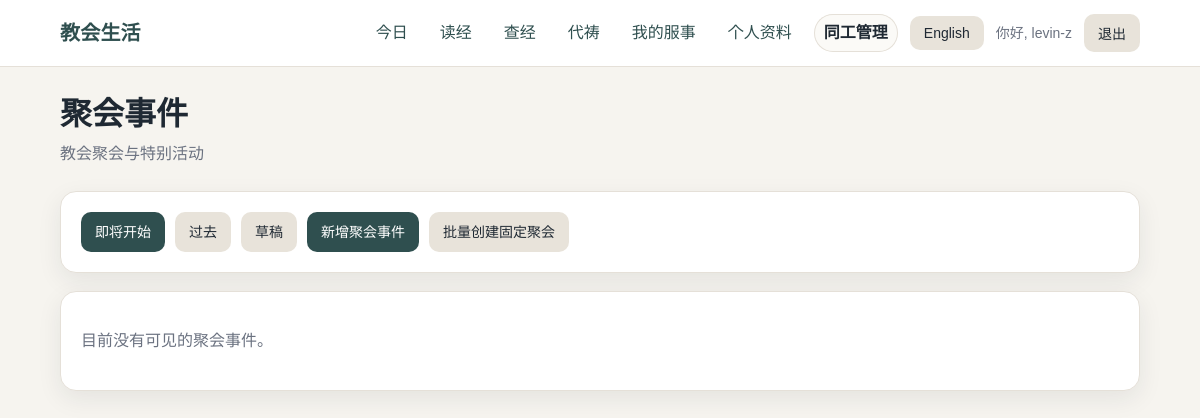
Page /events/ (signed in) on the earlier database version.
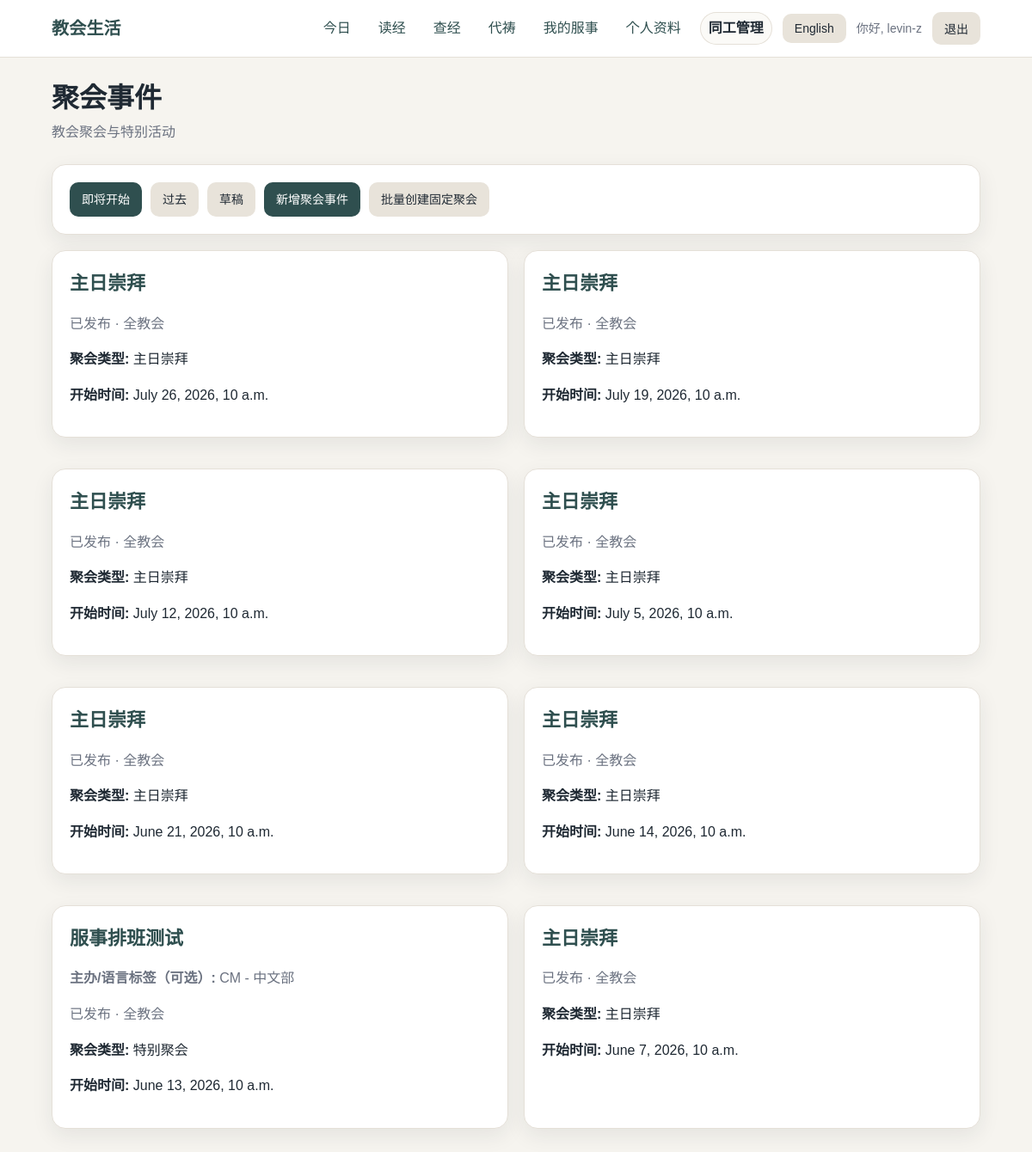
Same page on the later database version.
### events/models.py (models this page shows, shortened)
class ServiceEvent(models.Model):
    EVENT_SUNDAY_SERVICE = "sunday_service"
    EVENT_BIBLE_STUDY = "bible_study"
    EVENT_SPECIAL_MEETING = "special_meeting"
    EVENT_CONFERENCE = "conference"
    EVENT_GOSPEL_MUSIC = "gospel_music"
    EVENT_BAPTISM = "baptism"
    EVENT_OTHER = "other"
    EVENT_TYPE_CHOICES = [
        (EVENT_SUNDAY_SERVICE, "Sunday Service"),
        (EVENT_BIBLE_STUDY, "Bible Study"),
        (EVENT_SPECIAL_MEETING, "Special Meeting"),
        (EVENT_CONFERENCE, "Conference"),
        (EVENT_GOSPEL_MUSIC, "Gospel Music Night"),
        (EVENT_BAPTISM, "Baptism"),
        (EVENT_OTHER, "Other"),
    ]
    SCOPE_GLOBAL = "global"
    SCOPE_DISTRICT = "district"
    SCOPE_SMALL_GROUP = "small_group"
    SCOPE_CHOICES = [
        (SCOPE_GLOBAL, "Global"),
        (SCOPE_DISTRICT, "District"),
        (SCOPE_SMALL_GROUP, "Small Group"),
    ]
    STATUS_DRAFT = "draft"
    STATUS_PUBLISHED = "published"
    STATUS_COMPLETED = "completed"
    STATUS_CANCELLED = "cancelled"
    STATUS_CHOICES = [
        (STATUS_DRAFT, "Draft"),
        (STATUS_PUBLISHED, "Published"),
        (STATUS_COMPLETED, "Completed"),
        (STATUS_CANCELLED, "Cancelled"),
    ]
    title = models.CharField(max_length=180)
    title_en = models.CharField(max_length=180, blank=True, default="")
    description = models.TextField(blank=True, default="")
    description_en = models.TextField(blank=True, default="")
    event_type = models.CharField(max_length=40, choices=EVENT_TYPE_CHOICES)
    start_datetime = models.DateTimeField()
    end_datetime = models.DateTimeField(null=True, blank=True)
    location = models.CharField(max_length=180, blank=True, default="")
    meeting_link = models.URLField(max_length=500, blank=True, default="")
    scope_type = models.CharField(
        max_length=32,
        choices=SCOPE_CHOICES,
        default=SCOPE_GLOBAL,
    )
    district = models.ForeignKey(
        District,
        on_delete=models.SET_NULL,
        null=True,
        blank=True,
        related_name="service_events",
    )
    small_group = models.ForeignKey(
        SmallGroup,
        on_delete=models.SET_NULL,
        null=True,
        blank=True,
        related_name="service_events",
    )
    ministry_context = models.ForeignKey(
        "accounts.MinistryContext",
        null=True,
        blank=True,
        on_delete=models.SET_NULL,
        related_name="service_events",
    )
    required_teams = models.ManyToManyField(
        "ministry.MinistryTeam",
        through="ServiceEventRequiredTeam",
        related_name="required_service_events",
        blank=True,
    )
    status = models.CharField(
        max_length=32,
        choices=STATUS_CHOICES,
        default=STATUS_DRAFT,
    )
    published_at = models.DateTimeField(null=True, blank=True)
    created_by = models.ForeignKey(
        settings.AUTH_USER_MODEL,
        on_delete=models.SET_NULL,
        null=True,
        blank=True,
        related_name="created_service_events",
    )
    created_at = models.DateTimeField(auto_now_add=True)
    updated_at = models.DateTimeField(auto_now=True)
    class Meta:
        ordering = ["-start_datetime"]
        indexes = [
            models.Index(fields=["event_type"]),
            models.Index(fields=["status"]),
            models.Index(fields=["start_datetime"]),
            models.Index(fields=["scope_type"]),
        ]
    def get_title(self, language="zh"):
        if language == "en" and self.title_en:
            return self.title_en
        return self.title

### accounts/models.py (models this page shows, shortened)
class Profile(models.Model):
    LANGUAGE_CHOICES = [
        ("zh", "中文"),
        ("en", "English"),
    ]
    user = models.OneToOneField(
        settings.AUTH_USER_MODEL,
        on_delete=models.CASCADE,
        related_name="profile",
    )
    small_group = models.ForeignKey(
        SmallGroup,
        on_delete=models.SET_NULL,
        null=True,
        blank=True,
        related_name="members",
    )
    preferred_language = models.CharField(
        max_length=2,
        choices=LANGUAGE_CHOICES,
        default="zh",
    )
    must_change_password = models.BooleanField(default=False)

class MinistryContext(models.Model):
    code = models.CharField(max_length=16, unique=True)
    name = models.CharField(max_length=120)
    name_en = models.CharField(max_length=120, blank=True)
    description = models.TextField(blank=True)
    description_en = models.TextField(blank=True)
    is_active = models.BooleanField(default=True)
    sort_order = models.PositiveIntegerField(default=0)
    church_structure_unit = models.ForeignKey(
        "ChurchStructureUnit",
        on_delete=models.SET_NULL,
        null=True,
        blank=True,
        related_name="legacy_ministry_contexts",
        help_text=(
            "Optional bridge to the future ChurchStructureUnit tree. "
            "Not required and does not change current runtime behavior."
        ),
    )
    created_at = models.DateTimeField(auto_now_add=True)
    class Meta:
        ordering = ["sort_order", "code"]

### events/views.py (the view)
# urls.py: path("events/", views.service_event_list, name="service_event_list"),
@login_required
def service_event_list(request):
    can_manage = can_manage_service_events(request.user)
    tab = (request.GET.get("tab") or "upcoming").strip()
    if tab not in {"upcoming", "past", "drafts"}:
        tab = "upcoming"
    if tab == "drafts" and not can_manage:
        tab = "upcoming"
    now = timezone.now()
    events = get_visible_service_events(request.user)
    if tab == "past":
        events = events.filter(start_datetime__lt=now).exclude(
            status=ServiceEvent.STATUS_DRAFT,
        )
    elif tab == "drafts":
        events = events.filter(status=ServiceEvent.STATUS_DRAFT)
    else:
        events = events.filter(start_datetime__gte=now).exclude(
            status__in=[ServiceEvent.STATUS_DRAFT, ServiceEvent.STATUS_CANCELLED]
        )
    return render(
        request,
        "events/service_event_list.html",
        {
            "events": events,
            "tab": tab,
            "can_manage": can_manage,
        },
    )

### accounts/context_processors.py (called while the page is built, shortened)
def get_active_nav(request):
    resolver_match = getattr(request, "resolver_match", None)
    url_name = getattr(resolver_match, "url_name", "")
    if url_name in STAFF_NAV_URLS:
        return "staff"

def language_context(request):
    language = get_user_language(request)
    other_language = "en" if language == "zh" else "zh"
    return {
        "language": language,
        "language_label": SUPPORTED_LANGUAGES[language],
        "other_language": other_language,
        "other_language_label": SUPPORTED_LANGUAGES[other_language],
        "supported_languages": SUPPORTED_LANGUAGES,
        "ui": UI_TEXT[language],
        "active_nav": get_active_nav(request),
    }

### accounts/language.py (called while the page is built)
def normalize_language(language):
    if language in SUPPORTED_LANGUAGES:
        return language
    return DEFAULT_LANGUAGE

def get_user_language(request):
    language = request.GET.get("lang") or request.session.get("language")
    if language:
        return normalize_language(language)
    if request.user.is_authenticated:
        profile = getattr(request.user, "profile", None)
        if profile and profile.preferred_language:
            return normalize_language(profile.preferred_language)
    return DEFAULT_LANGUAGE

### events/templatetags/event_extras.py (called while the page is built)
@register.filter
def event_title(event, language):
    if not event:
        return ""
    return event.get_title(language)

@register.filter
def event_type_label(event, language):
    labels = {
        "zh": {
            "sunday_service": "主日崇拜",
            "bible_study": "查经",
            "special_meeting": "特别聚会",
            "conference": "特会",
            "gospel_music": "福音音乐会",
            "baptism": "洗礼",
            "other": "其他",
        },
        "en": {
            "sunday_service": "Sunday Service",
            "bible_study": "Bible Study",
            "special_meeting": "Special Meeting",
            "conference": "Conference",
            "gospel_music": "Gospel Music Night",
            "baptism": "Baptism",
            "other": "Other",
        },
    }
    return labels.get(language, labels["en"]).get(event.event_type, event.event_type)

@register.filter
def event_scope_label(event, language):
    labels = {
        "zh": {
            "global": "全教会",
            "district": "区",
            "small_group": "小组",
        },
        "en": {
            "global": "Global",
            "district": "District",
            "small_group": "Small Group",
        },
    }
    return labels.get(language, labels["en"]).get(event.scope_type, event.scope_type)

### templates/events/service_event_list.html (shortened to what this page needs)
{% extends "base.html" %}
{% load event_extras %}
{% block content %}
<div class="page-header">
    <h1 class="page-title">{% if language == "zh" %}聚会事件{% else %}Service Events{% endif %}</h1>
    <p class="page-subtitle">
        {% if language == "zh" %}教会聚会与特别活动{% else %}Church gatherings and special events{% endif %}
    </p>
</div>
<div class="card">
    <div class="actions">
        <a class="button {% if tab != 'upcoming' %}button-secondary{% endif %}"
           href="{% url 'service_event_list' %}?tab=upcoming">
            {% if language == "zh" %}即将开始{% else %}Upcoming{% endif %}
        </a>
        <a class="button {% if tab != 'past' %}button-secondary{% endif %}"
           href="{% url 'service_event_list' %}?tab=past">
            {% if language == "zh" %}过去{% else %}Past{% endif %}
        </a>
        {% if can_manage %}
        <a class="button {% if tab != 'drafts' %}button-secondary{% endif %}"
           href="{% url 'service_event_list' %}?tab=drafts">
            {% if language == "zh" %}草稿{% else %}Drafts{% endif %}
        </a>
        <a class="button" href="{% url 'create_service_event' %}">
            {% if language == "zh" %}新增聚会事件{% else %}New Service Event{% endif %}
        </a>
        <a class="button button-secondary" href="{% url 'create_recurring_service_events' %}">
            {% if language == "zh" %}批量创建固定聚会{% else %}Create Recurring Events{% endif %}
        </a>
        {% endif %}
    </div>
</div>
{% if events %}
<div class="grid grid-2">
    {% for event in events %}
    <div class="card">
        <h2 class="card-title">
            <a href="{% url 'service_event_detail' event.id %}">
                {{ event|event_title:language }}
            </a>
        </h2>
        {% if event.ministry_context_id %}
        <p class="muted">
            <strong>{% if language == "zh" %}主办/语言标签（可选）{% else %}Host / Language Label{% endif %}:</strong>
            {{ event|event_ministry_context_label:language }}
        </p>
        {% endif %}
        <p class="muted">
            {{ event|event_status_label:language }} · {{ event|event_scope_label:language }}
        </p>
        <p>
            <strong>{% if language == "zh" %}聚会类型{% else %}Event Type{% endif %}:</strong>
            {{ event|event_type_label:language }}
        </p>
        <p>
            <strong>{% if language == "zh" %}开始时间{% else %}Start Time{% endif %}:</strong>
            {{ event.start_datetime }}
        </p>
    </div>
    {% endfor %}
</div>
{% else %}
<div class="card">
    <p class="muted">
        {% if language == "zh" %}目前没有可见的聚会事件。{% else %}No visible service events are available.{% endif %}
    </p>
</div>
{% endif %}
{% endblock %}

### templates/base.html (shortened to what this page needs)
{% load static %}
<!doctype html>
<html lang="en">
<head>
    <link rel="stylesheet" href="{% static 'css/app.css' %}">
</head>
<body>
    <header class="site-header">
        <div class="site-header-inner">
            <a class="brand" href="{% url 'home' %}">{{ ui.site_title }}</a>
            <nav class="nav">
                {% if user.is_authenticated %}
                <a class="nav-link{% if active_nav == 'today' %} active{% endif %}"
                   href="{% url 'home' %}">{{ ui.today }}</a>
                <a class="nav-link{% if active_nav == 'reading' %} active{% endif %}"
                   href="{% url 'my_plans' %}">{{ ui.my_plans }}</a>
                <a class="nav-link{% if active_nav == 'bible_study' %} active{% endif %}"
                   href="{% url 'study_session_list' %}">
                    {% if language == "zh" %}查经{% else %}Bible Study{% endif %}
                </a>
                <a class="nav-link{% if active_nav == 'prayer' %} active{% endif %}"
                   href="{% url 'prayer_list' %}">
                    {% if language == "zh" %}代祷{% else %}Prayer{% endif %}
                </a>
                <a class="nav-link{% if active_nav == 'my_serving' %} active{% endif %}"
                   href="{% url 'my_serving' %}">
                    {% if language == "zh" %}我的服事{% else %}My Serving{% endif %}
                </a>
                <a class="nav-link{% if active_nav == 'profile' %} active{% endif %}"
                   href="{% url 'profile' %}">{{ ui.profile }}</a>
                {% if user.is_staff %}
                <details class="nav-staff-menu nav-dropdown" data-dropdown-var-prefix="staff-menu">
                    <summary class="nav-link{% if active_nav == 'staff' %} active{% endif %}">
                        {% if language == "zh" %}同工管理{% else %}Staff{% endif %}
                    </summary>
                </details>
                {% endif %}
                <form method="post" action="{% url 'change_language' %}" class="inline-form">
                    <button type="submit" class="button-secondary">
                        {{ other_language_label }}
                    </button>
                </form>
                <span class="nav-user">{{ ui.hi }}, {{ user.username }}</span>
                <form method="post" action="{% url 'logout' %}" class="inline-form">
                    <button type="submit" class="button-secondary">{{ ui.logout }}</button>
                </form>
                {% endif %}
            </nav>
        </div>
    </header>
    <main class="container">
        {% block content %}{% endblock %}
    </main>
</body>
</html>

### static/css/app.css (style rules this page uses)
:root { --bg: #f6f4ef; --surface: #ffffff; --surface-soft: #fbfaf7; --text: #1f2933; --muted: #6b7280; --border: #e5e0d8; --primary: #2f4f4f; --primary-hover: #243d3d; --danger: #9f2f2f; --shadow: 0 8px 24px rgba(31, 41, 51, 0.08); --radius: 16px; }
* { box-sizing: border-box; }
body { margin: 0; background: var(--bg); color: var(--text); font-family: Arial, "Helvetica Neue", sans-serif; line-height: 1.6; }
a { color: var(--primary); text-decoration: none; }
.site-header { background: var(--surface); border-bottom: 1px solid var(--border); position: sticky; top: 0; z-index: 10; }
.site-header-inner { max-width: 1120px; margin: 0 auto; padding: 14px 20px; display: flex; align-items: center; justify-content: space-between; gap: 16px; }
.brand { font-weight: 700; font-size: 20px; letter-spacing: 0.2px; }
.nav { display: flex; align-items: center; gap: 12px; flex-wrap: wrap; }
.nav-user { color: var(--muted); font-size: 14px; }
.nav-link { border-radius: 999px; padding: 6px 10px; color: var(--primary); }
.nav-link.active { background: var(--surface-soft); box-shadow: inset 0 0 0 1px var(--border); color: var(--text); font-weight: 700; text-decoration: none; }
.nav-staff-menu { position: relative; }
.nav-staff-menu summary { color: var(--primary); cursor: pointer; list-style: none; }
.container { max-width: 1120px; margin: 0 auto; padding: 28px 20px 48px; }
.page-header { margin-bottom: 24px; }
.page-title { font-size: 32px; line-height: 1.2; margin: 0 0 8px; }
.page-subtitle { color: var(--muted); margin: 0; }
.grid { display: grid; gap: 18px; }
.grid-2 { grid-template-columns: repeat(2, minmax(0, 1fr)); }
.card { background: var(--surface); border: 1px solid var(--border); border-radius: var(--radius); padding: 20px; margin-bottom: 18px; box-shadow: var(--shadow); }
.card-title { margin: 0 0 8px; font-size: 22px; }
.muted { color: var(--muted); }
button, .button { display: inline-block; border: none; border-radius: 10px; background: var(--primary); color: white; padding: 9px 14px; font-size: 14px; cursor: pointer; text-decoration: none; }
.button-secondary { background: #e8e3da; color: var(--text); }
.inline-form { display: inline; }
.actions { display: flex; gap: 10px; flex-wrap: wrap; align-items: center; }

Differences in the rows shown:
added ServiceEvent: title.preferred_language "主日崇拜", status.preferred_language "已发布", scope_type.preferred_language "全教会", event_type.preferred_language "主日崇拜", start_datetime "July 26, 2026, 10 a.m."
added ServiceEvent: title.preferred_language "主日崇拜", status.preferred_language "已发布", scope_type.preferred_language "全教会", event_type.preferred_language "主日崇拜", start_datetime "July 19, 2026, 10 a.m."
added ServiceEvent: title.preferred_language "主日崇拜", status.preferred_language "已发布", scope_type.preferred_language "全教会", event_type.preferred_language "主日崇拜", start_datetime "July 12, 2026, 10 a.m."
added ServiceEvent: title.preferred_language "主日崇拜", status.preferred_language "已发布", scope_type.preferred_language "全教会", event_type.preferred_language "主日崇拜", start_datetime "July 5, 2026, 10 a.m."
added ServiceEvent: title.preferred_language "主日崇拜", status.preferred_language "已发布", scope_type.preferred_language "全教会", event_type.preferred_language "主日崇拜", start_datetime "June 21, 2026, 10 a.m."
added ServiceEvent: title.preferred_language "主日崇拜", status.preferred_language "已发布", scope_type.preferred_language "全教会", event_type.preferred_language "主日崇拜", start_datetime "June 14, 2026, 10 a.m."
added ServiceEvent: title.preferred_language "服事排班测试", shows "主办/语言标签（可选）", ministry_context.code "CM - 中文部", status.preferred_language "已发布", scope_type.preferred_language "全教会", event_type.preferred_language "特别聚会", start_datetime "June 13, 2026, 10 a.m."
added ServiceEvent: title.preferred_language "主日崇拜", status.preferred_language "已发布", scope_type.preferred_language "全教会", event_type.preferred_language "主日崇拜", start_datetime "June 7, 2026, 10 a.m."
Other differences:
text no longer shown: "目前没有可见的聚会事件。"
